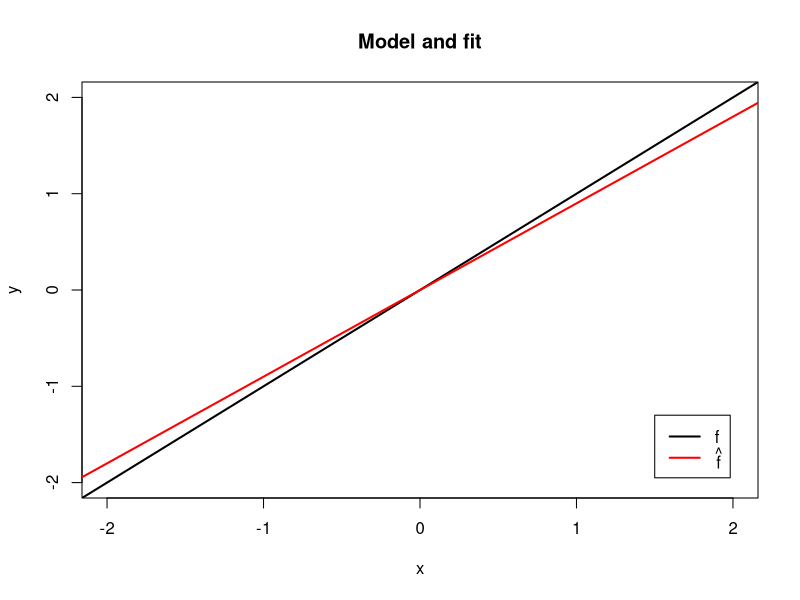
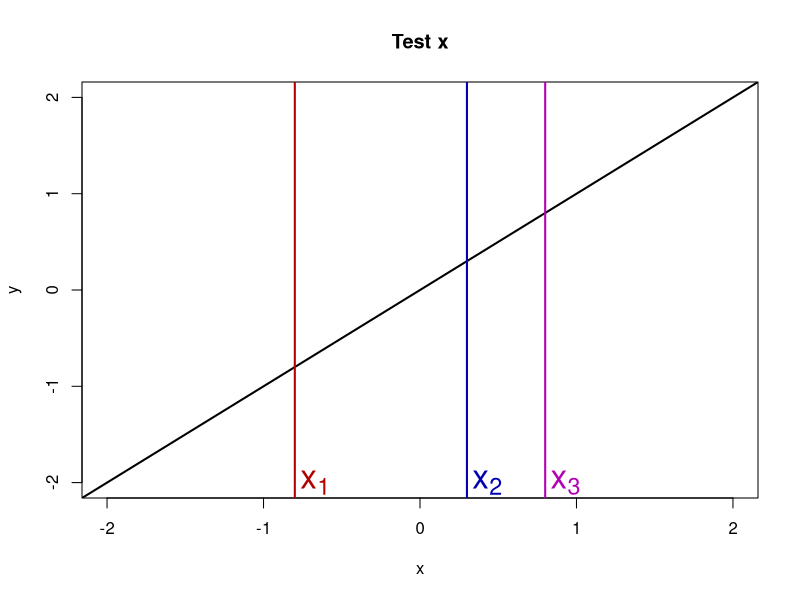
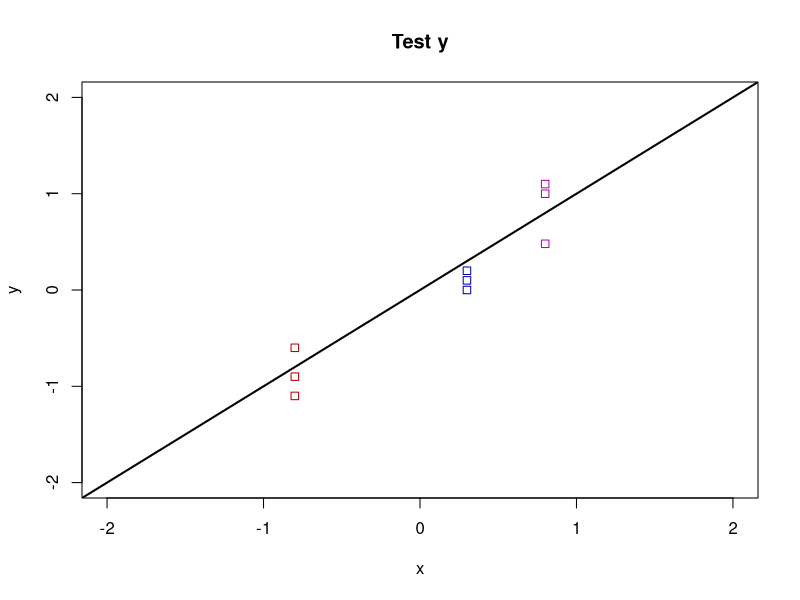
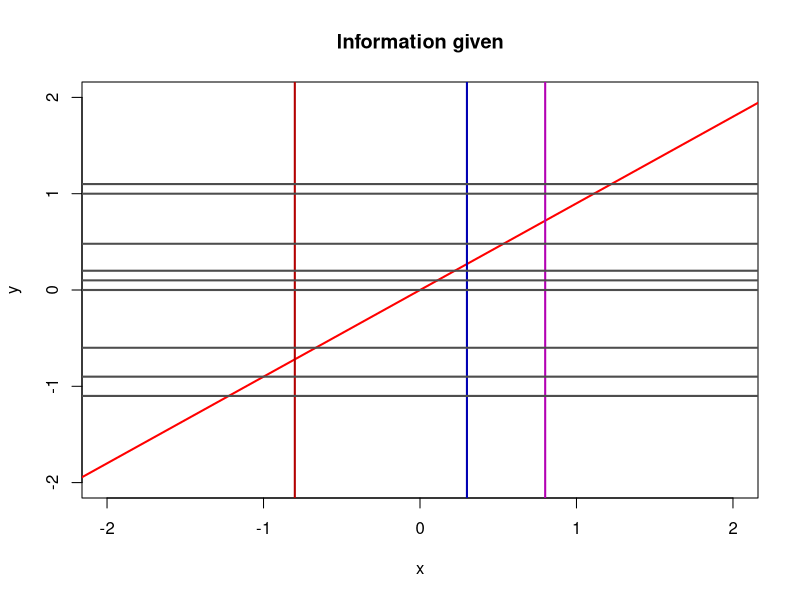
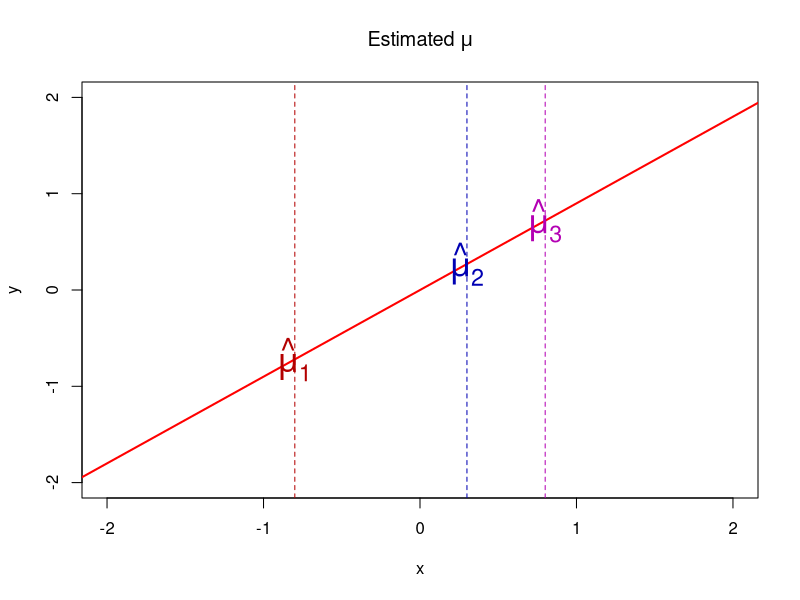
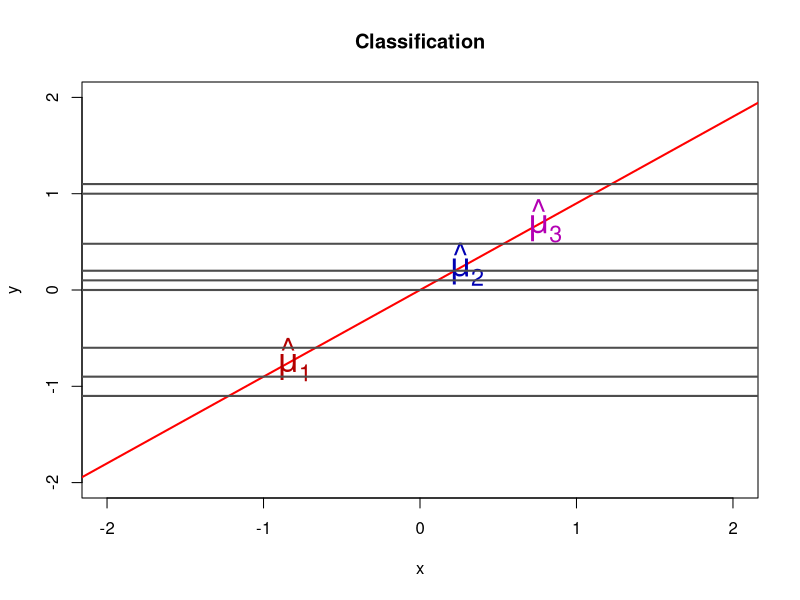
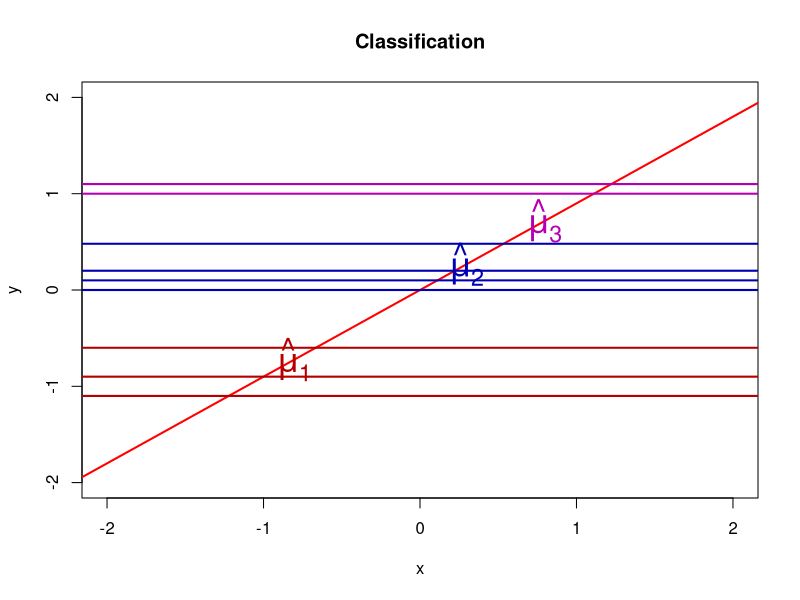
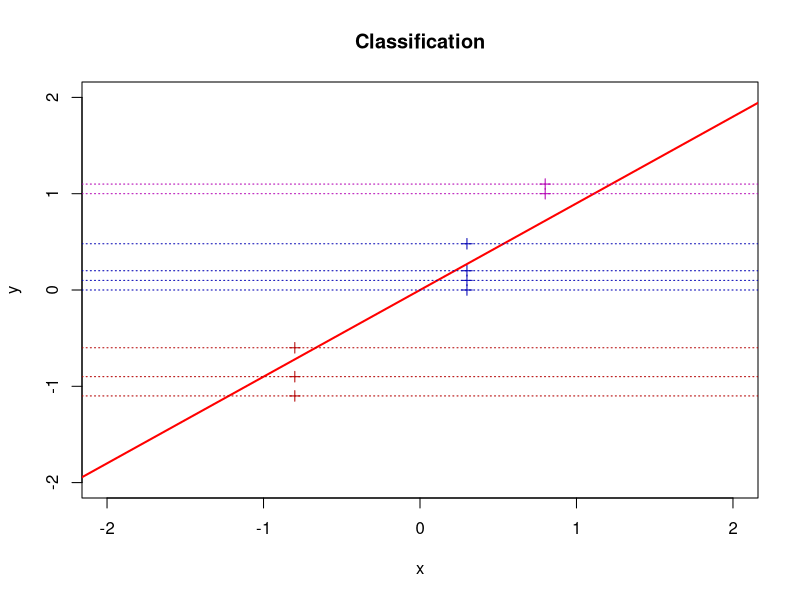

The R source for these figures, in order:
##

cols <- c(rgb(.7, 0, 0), rgb(0, 0, .7), rgb(.7, 0, .7))
cgrey <- rgb(0.3, 0.3, 0.3)
xs <- c(-.8, .3, .8)
zs <- rep(1:3, each = 3)
ys <- xs[zs] + c(-.3, -.1, .2, -.2, -.1, -.3, -.32, .3, .2)
zhats <- zs; zhats[7] <- 2
yhats <- 0.9 * xs
rbind(abs(ys - yhats[1]), abs(ys - yhats[2]), abs(ys - yhats[3]))

pdf("paper/ti1.pdf")
plot(NA, NA, xlim = c(-2, 2), ylim = c(-2, 2), xlab = "x", ylab = "y")
abline(0, 1, lwd = 2)
abline(0, .9, lwd = 2, col = "red")
title("Model and fit")
legend(1.5, -1.3, c(expression(f), expression(hat(f))), lty = c(1, 1), lwd = c(2, 2), col = c("black", "red"))
dev.off()

pdf("paper/ti2.pdf")
plot(NA, NA, xlim = c(-2, 2), ylim = c(-2, 2), xlab = "x", ylab = "y", type = "l", lwd = 2)
abline(0, 1, lwd = 2)
title("Test x")
for (i in 1:3) abline(v = xs[i], col = cols[i], lwd=2)  
text(xs[1] + .13, -2, expression(x[1]), col = cols[1], cex = 2)
text(xs[2] + .13, -2, expression(x[2]), col = cols[2], cex = 2)
text(xs[3] + .13, -2, expression(x[3]), col = cols[3], cex = 2)
dev.off()

pdf("paper/ti3.pdf")
plot(NA, NA, xlim = c(-2, 2), ylim = c(-2, 2), xlab = "x", ylab = "y", type = "l", lwd = 2)
abline(0, 1, lwd = 2)
title("Test y")
for (i in 1:3) points(xs[zs[zs == i]], ys[zs == i], col = cols[i], pch = 0)
dev.off()

pdf("paper/ti4.pdf")
plot(NA, NA, xlim = c(-2, 2), ylim = c(-2, 2), xlab = "x", ylab = "y", type = "l", lwd = 2)
abline(0, 0.9, lwd = 2, col = "red")
title("Information given")
for (i in 1:3) abline(v = xs[i], col = cols[i], lwd=2)  
for (i in 1:9) abline(ys[i], 0, col = cgrey, lwd = 2)
dev.off()

pdf("paper/ti5.pdf")
plot(NA, NA, xlim = c(-2, 2), ylim = c(-2, 2), xlab = "x", ylab = "y", type = "l", lwd = 2)
abline(0, 0.9, lwd = 2, col = "red")
title(expression(paste("Estimated ", mu)))
for (i in 1:3) {
  abline(v = xs[i], col = cols[i], lwd=1, lty = 2)
}
text(xs[1], 0.9 * xs[1], expression(hat(mu)[1]), cex = 2, col = cols[1])
text(xs[2], 0.9 * xs[2], expression(hat(mu)[2]), cex = 2, col = cols[2])
text(xs[3], 0.9 * xs[3], expression(hat(mu)[3]), cex = 2, col = cols[3])
dev.off()

pdf("paper/ti6.pdf")
plot(NA, NA, xlim = c(-2, 2), ylim = c(-2, 2), xlab = "x", ylab = "y", type = "l", lwd = 2)
abline(0, 0.9, lwd = 2, col = "red")
title("Classification")
text(xs[1], 0.9 * xs[1], expression(hat(mu)[1]), cex = 2, col = cols[1])
text(xs[2], 0.9 * xs[2], expression(hat(mu)[2]), cex = 2, col = cols[2])
text(xs[3], 0.9 * xs[3], expression(hat(mu)[3]), cex = 2, col = cols[3])
for (i in 1:9) abline(ys[i], 0, col = cgrey, lwd = 2)
dev.off()

pdf("paper/ti7.pdf")
plot(NA, NA, xlim = c(-2, 2), ylim = c(-2, 2), xlab = "x", ylab = "y", type = "l", lwd = 2)
abline(0, 0.9, lwd = 2, col = "red")
title("Classification")
text(xs[1], 0.9 * xs[1], expression(hat(mu)[1]), cex = 2, col = cols[1])
text(xs[2], 0.9 * xs[2], expression(hat(mu)[2]), cex = 2, col = cols[2])
text(xs[3], 0.9 * xs[3], expression(hat(mu)[3]), cex = 2, col = cols[3])
for (i in 1:9) abline(ys[i], 0, col = cols[zhats[i]], lwd = 2)
dev.off()

pdf("paper/ti8.pdf")
plot(NA, NA, xlim = c(-2, 2), ylim = c(-2, 2), xlab = "x", ylab = "y", type = "l", lwd = 2)
abline(0, 0.9, lwd = 2, col = "red")
title("Classification")
for (i in 1:9) abline(ys[i], 0, col = cols[zhats[i]], lwd = 1, lty = 3)
for (i in 1:3) points(xs[zhats[zhats == i]], ys[zhats == i], col = cols[i], pch = 3)
dev.off()

pdf("paper/ti9.pdf")
plot(NA, NA, xlim = c(-2, 2), ylim = c(-2, 2), xlab = "x", ylab = "y", type = "l", lwd = 2)
abline(0, 1, lwd = 1)
abline(0, 0.9, lwd = 1, col = "red")
title("Misclassification")
for (i in 1:3) points(xs[zhats[zhats == i]], ys[zhats == i], col = cols[i], pch = 3)
for (i in 1:3) points(xs[zs[zs == i]], ys[zs == i], col = cols[i], pch = 0)
lines(c(xs[2:3]), rep(ys[7], 2), col = cols[3], lwd = 2)
dev.off()
